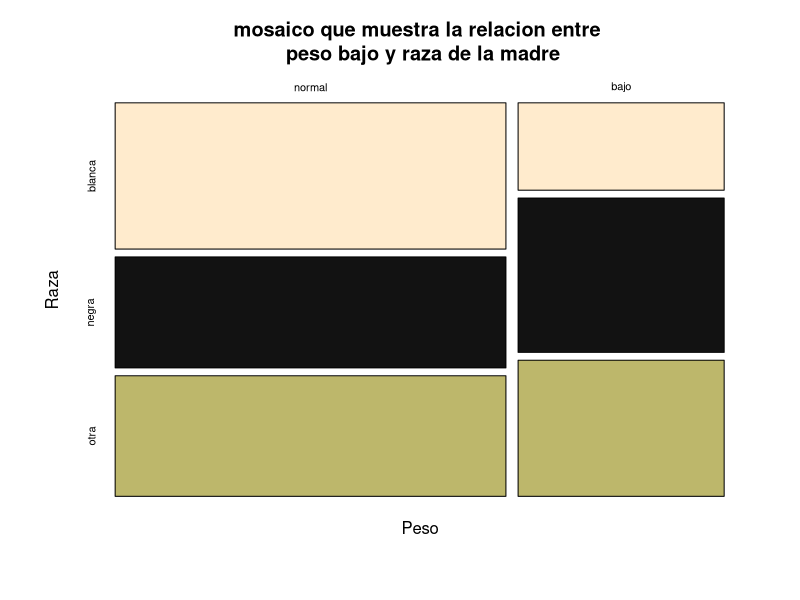
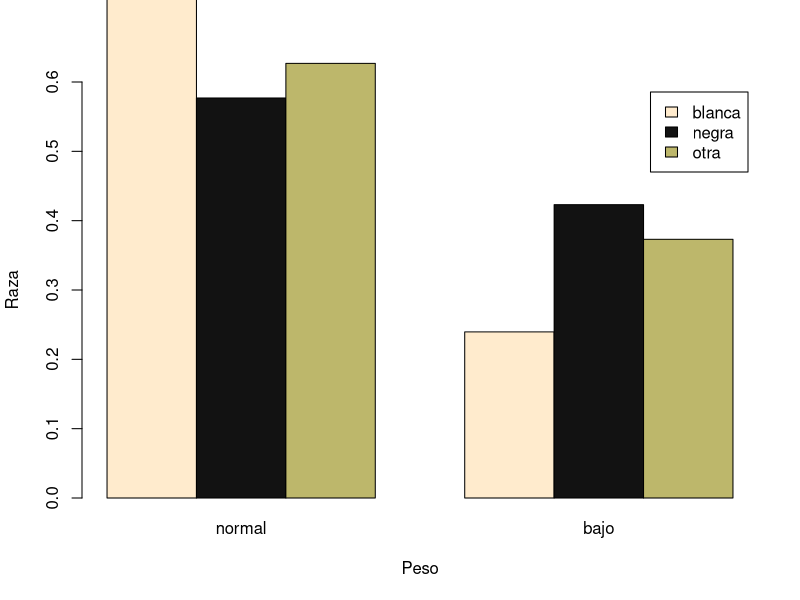
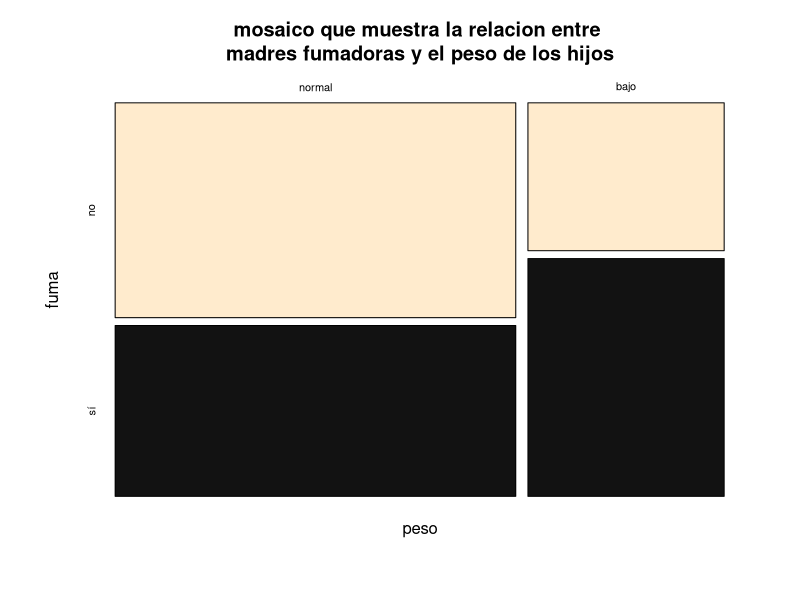
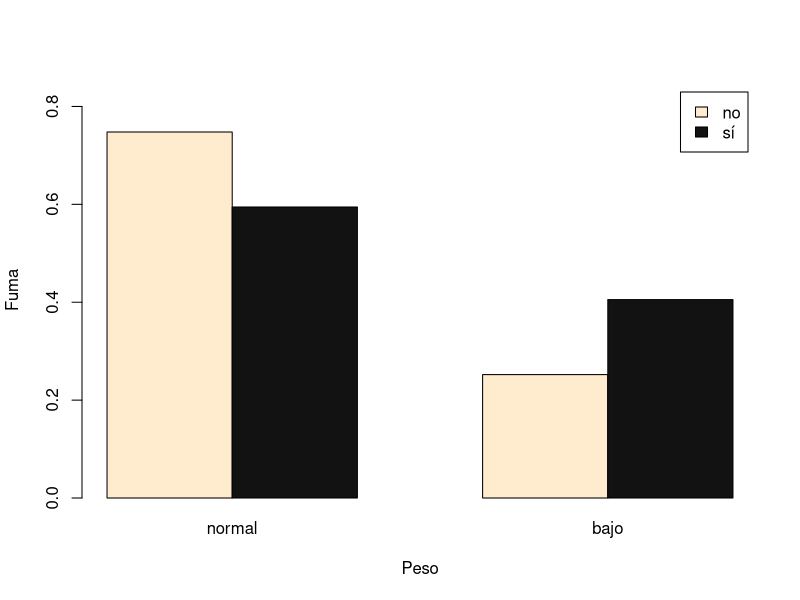
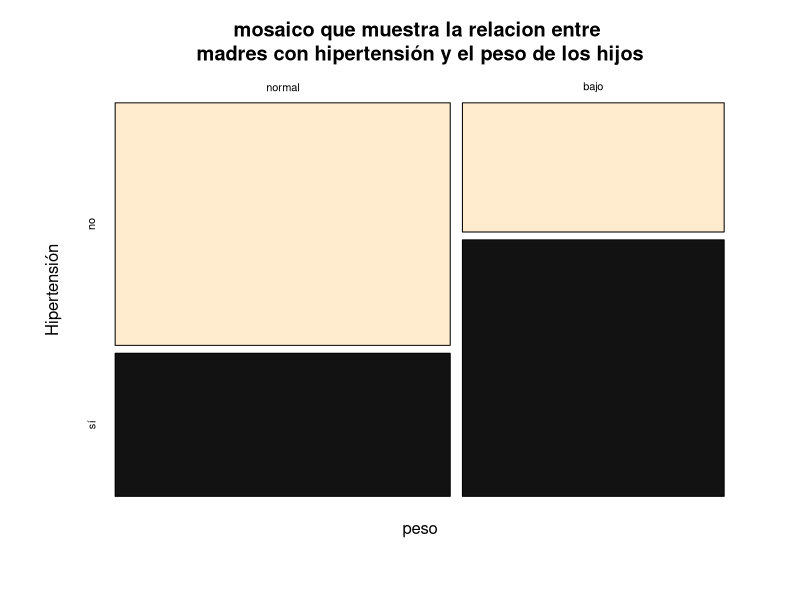
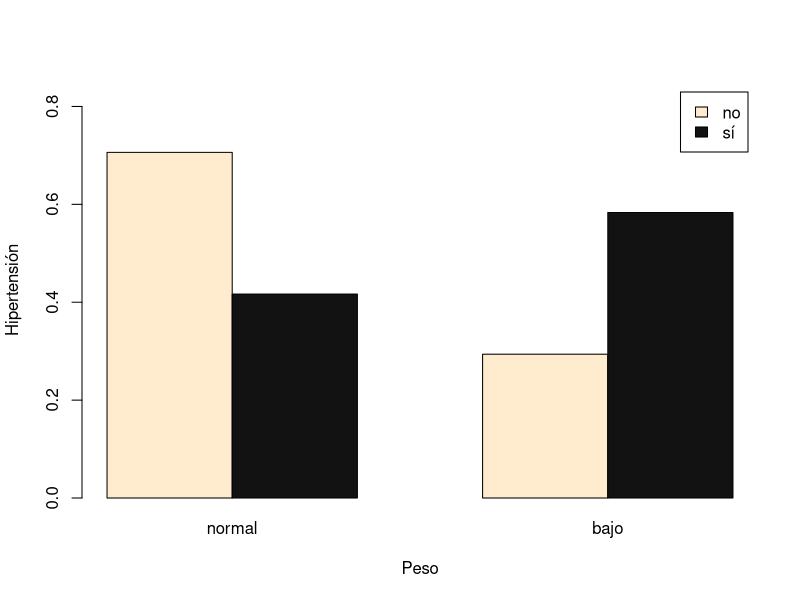

Write the R code that produced these figures, in order. (Note: this script raises an error after producing the figures.)
library(MASS)
# Utiliza str() y head() para explorar la estructura,
# y con help(), mirar el significado de cada variable.

str(birthwt)
head(birthwt,5)
help("birthwt")

# Calcula una tabla de frecuencias relativas marginales de los pares (raza de la madre,
# peso inferior a 2.5 kg o no) que permita ver si la raza de la madre influye en el peso del bebé.

birthwt$race <- factor(birthwt$race,levels = c(1,2,3),labels = c("blanca","negra","otra"))      
birthwt$low <- factor(birthwt$low, levels = c(0,1), labels = c("normal","bajo"))                      

pb <- prop.table(table(birthwt[c(1,4)]), margin = 2) 
table(birthwt[c(1,4)])
mosaicplot(pb, main = "mosaico que muestra la relacion entre \n peso bajo y raza de la madre",
           color = c("blanchedalmond","gray7","darkkhaki"), xlab = "Peso", ylab = "Raza")
#Dibuja un diagrama bidimensional de barras, con las barras organizadas en bloques,
#que permita visualizar la información de los ejercicios anteriores. 
#Aprovecha para nombres adecuados a los bloques, colores a las barras,
#y añadir una leyenda que explique qué representa cada barra.

barplot(t(pb), beside = T, ylim = c(0,.6),legend.text = T, col = c("blanchedalmond","gray7","darkkhaki"),
        xlab = "Peso", ylab = "Raza")


#Repite los cuatro ejercicios anteriores para los pares
#(madre fumadora o no, peso inferior a 2.5 kg o no) 
#y para los pares (madre hipertensa o no, peso inferior a 2.5 kg o no.
birthwt$smoke<-factor(birthwt$smoke, levels = c(0,1),labels = c("no","sí"))
pb_f <- prop.table(table(birthwt[c(1,5)]), margin = 2)
mosaicplot(pb_f, main = "mosaico que muestra la relacion entre \n madres fumadoras y el peso de los hijos ",
           color = c("blanchedalmond","gray7"), xlab = "peso", ylab = "fuma")
barplot(t(pb_f), beside = T, ylim = c(0,.85),legend.text = T, col = c("blanchedalmond","gray7"),
        xlab = "Peso", ylab = "Fuma")
pb_f

birthwt$ht <-factor(birthwt$ht, levels = c(0,1), labels = c("no","sí"))
pb_h <- prop.table(table(birthwt[c(1,7)]), margin = 2)
factor(birthwt$ht)
mosaicplot(pb_h, main = "mosaico que muestra la relacion entre \n madres con hipertensión y el peso de los hijos ",
           color = c("blanchedalmond","gray7"), xlab = "peso", ylab = "Hipertensión")
barplot(t(pb_h), beside = T, ylim = c(0,.85),legend.text = T, col = c("blanchedalmond","gray7"),
        xlab = "Peso", ylab = "Hipertensión")


#Calcula una tabla de frecuencias relativas marginales de las ternas
#(raza de la madre, madre fumadora o no, peso inferior a 2.5 kg o no) 
#que permita ver si la raza de la madre y su condición de fumadora o no fumadora 
#influyen en el peso del bebé.

head(birthwt,2)
pb_r_f <- prop.table(table(birthwt[c(4,5,1)]), margin = c(1,2))

mosaic(pb_r_f, main = "mosaico que muestra la relación entre\n \"raza\", \"fumador\" y el \"peso bajo\"")
